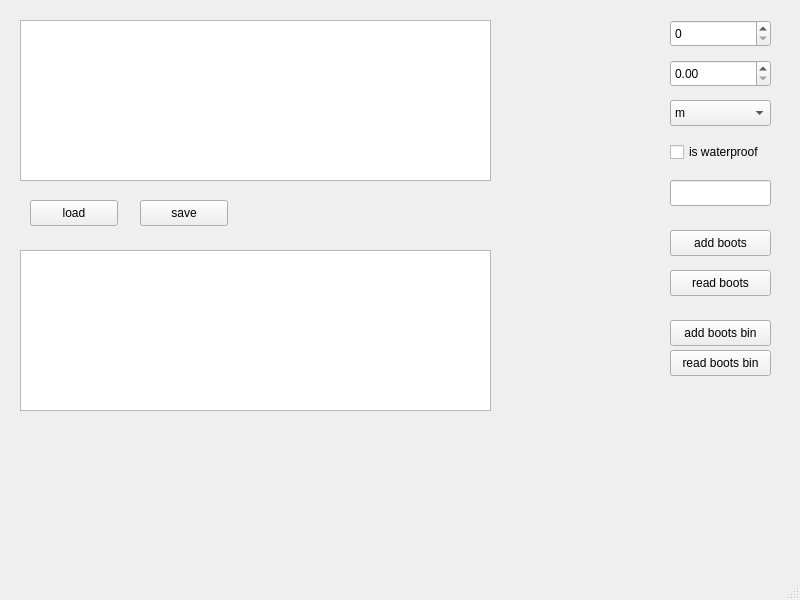
<?xml version="1.0" encoding="UTF-8"?>
<ui version="4.0">
 <class>MainWindow</class>
 <widget class="QMainWindow" name="MainWindow">
  <property name="geometry">
   <rect>
    <x>0</x>
    <y>0</y>
    <width>800</width>
    <height>600</height>
   </rect>
  </property>
  <property name="windowTitle">
   <string>MainWindow</string>
  </property>
  <widget class="QWidget" name="centralwidget">
   <widget class="QTextEdit" name="textEdit">
    <property name="geometry">
     <rect>
      <x>20</x>
      <y>20</y>
      <width>471</width>
      <height>161</height>
     </rect>
    </property>
   </widget>
   <widget class="QPushButton" name="loadBtn">
    <property name="geometry">
     <rect>
      <x>30</x>
      <y>200</y>
      <width>88</width>
      <height>26</height>
     </rect>
    </property>
    <property name="text">
     <string>load</string>
    </property>
   </widget>
   <widget class="QPushButton" name="saveFileBtn">
    <property name="geometry">
     <rect>
      <x>140</x>
      <y>200</y>
      <width>88</width>
      <height>26</height>
     </rect>
    </property>
    <property name="text">
     <string>save</string>
    </property>
   </widget>
   <widget class="QSpinBox" name="sizeSpin">
    <property name="geometry">
     <rect>
      <x>670</x>
      <y>20</y>
      <width>101</width>
      <height>27</height>
     </rect>
    </property>
   </widget>
   <widget class="QDoubleSpinBox" name="smSizeSpin">
    <property name="geometry">
     <rect>
      <x>670</x>
      <y>60</y>
      <width>101</width>
      <height>27</height>
     </rect>
    </property>
   </widget>
   <widget class="QComboBox" name="genderCombo">
    <property name="geometry">
     <rect>
      <x>670</x>
      <y>100</y>
      <width>101</width>
      <height>26</height>
     </rect>
    </property>
    <item>
     <property name="text">
      <string>m</string>
     </property>
    </item>
    <item>
     <property name="text">
      <string>f</string>
     </property>
    </item>
    <item>
     <property name="text">
      <string>o</string>
     </property>
    </item>
   </widget>
   <widget class="QLineEdit" name="brandEdit">
    <property name="geometry">
     <rect>
      <x>670</x>
      <y>180</y>
      <width>101</width>
      <height>26</height>
     </rect>
    </property>
   </widget>
   <widget class="QPushButton" name="addTextBtn">
    <property name="geometry">
     <rect>
      <x>670</x>
      <y>230</y>
      <width>101</width>
      <height>26</height>
     </rect>
    </property>
    <property name="text">
     <string>add boots</string>
    </property>
   </widget>
   <widget class="QPushButton" name="readTextBtn">
    <property name="geometry">
     <rect>
      <x>670</x>
      <y>270</y>
      <width>101</width>
      <height>26</height>
     </rect>
    </property>
    <property name="text">
     <string>read boots</string>
    </property>
   </widget>
   <widget class="QPushButton" name="addBinaryBtn">
    <property name="geometry">
     <rect>
      <x>670</x>
      <y>320</y>
      <width>101</width>
      <height>26</height>
     </rect>
    </property>
    <property name="text">
     <string>add boots bin</string>
    </property>
   </widget>
   <widget class="QPushButton" name="readBinaryBtn">
    <property name="geometry">
     <rect>
      <x>670</x>
      <y>350</y>
      <width>101</width>
      <height>26</height>
     </rect>
    </property>
    <property name="text">
     <string>read boots bin</string>
    </property>
   </widget>
   <widget class="QCheckBox" name="waterproofCheck">
    <property name="geometry">
     <rect>
      <x>670</x>
      <y>140</y>
      <width>131</width>
      <height>24</height>
     </rect>
    </property>
    <property name="text">
     <string>is waterproof</string>
    </property>
   </widget>
   <widget class="QTextEdit" name="outputText">
    <property name="geometry">
     <rect>
      <x>20</x>
      <y>250</y>
      <width>471</width>
      <height>161</height>
     </rect>
    </property>
   </widget>
  </widget>
  <widget class="QMenuBar" name="menubar">
   <property name="geometry">
    <rect>
     <x>0</x>
     <y>0</y>
     <width>800</width>
     <height>23</height>
    </rect>
   </property>
  </widget>
  <widget class="QStatusBar" name="statusbar"/>
 </widget>
 <resources/>
 <connections/>
</ui>
